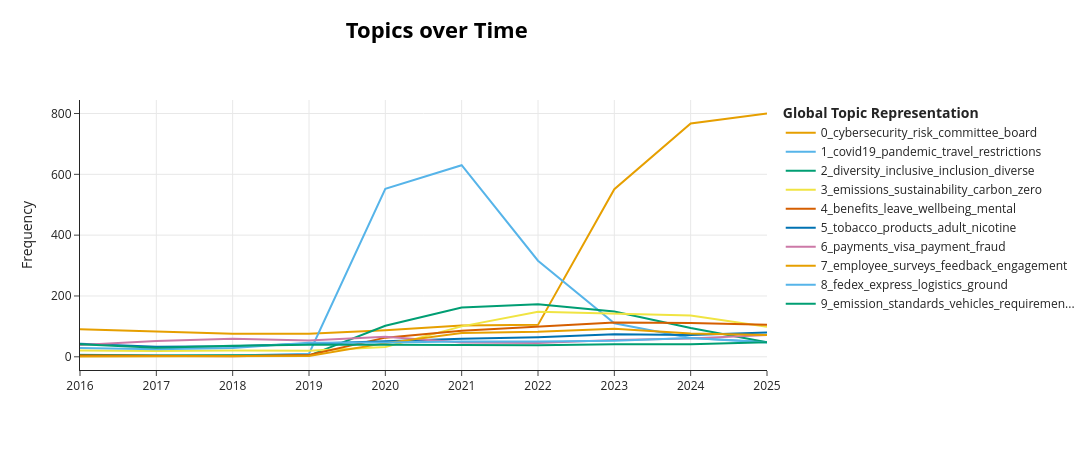

The notebook cell saved with this chart:
### Code cell
docs  = allesg["text"].tolist()
years = allesg["year"].tolist()

topics_over_time = topic_model.topics_over_time(docs, years)
topic_model.visualize_topics_over_time(topics_over_time, top_n_topics=10)

### Figure 1 — Plotly figure (JSON) as saved in the notebook; plotly's stock layout.template omitted (floating-point values rounded to 4 significant figures)
{"data": [{"hoverinfo": "text", "hovertext": ["<b>Topic 0</b><br>Words: risk, committee, management, cybersecurity, firmwide", "<b>Topic 0</b><br>Words: risk, committee, management, cybersecurity, firmwide", "<b>Topic 0</b><br>Words: risk, committee, management, cybersecurity, operational", "<b>Topic 0</b><br>Words: risk, committee, cybersecurity, management, board", "<b>Topic 0</b><br>Words: risk, committee, cybersecurity, management, board", "<b>Topic 0</b><br>Words: risk, committee, cybersecurity, management, board", "<b>Topic 0</b><br>Words: risk, cybersecurity, committee, board, management", "<b>Topic 0</b><br>Words: cybersecurity, risk, committee, board, management", "<b>Topic 0</b><br>Words: cybersecurity, risk, committee, security, board", "<b>Topic 0</b><br>Words: cybersecurity, risk, committee, security, board"], "marker": {"color": "#E69F00"}, "mode": "lines", "name": "0_cybersecurity_risk_committee_board", "type": "scatter", "x": [2016, 2017, 2018, 2019, 2020, 2021, 2022, 2023, 2024, 2025], "y": [91, 84, 76, 76, 87, 103, 105, 551, 767, 800]}, {"hoverinfo": "text", "hovertext": ["<b>Topic 1</b><br>Words: census, port, gonorrhea, manmade, tuberculosis", "<b>Topic 1</b><br>Words: or, surcharging, arkhangai, screened, some", "<b>Topic 1</b><br>Words: zostavax, shingles, reinspection, retransmission, skys", "<b>Topic 1</b><br>Words: covid19, china, pandemic, reported, spread", "<b>Topic 1</b><br>Words: covid19, pandemic, travel, restrictions, the", "<b>Topic 1</b><br>Words: covid19, pandemic, travel, the, restrictions", "<b>Topic 1</b><br>Words: covid19, pandemic, work, measures, restrictions", "<b>Topic 1</b><br>Words: covid19, pandemic, work, hybrid, remote", "<b>Topic 1</b><br>Words: covid19, pandemic, hybrid, remote, work", "<b>Topic 1</b><br>Words: covid19, pandemic, pandemics, remote, hybrid"], "marker": {"color": "#56B4E9"}, "mode": "lines", "name": "1_covid19_pandemic_travel_restrictions", "type": "scatter", "x": [2016, 2017, 2018, 2019, 2020, 2021, 2022, 2023, 2024, 2025], "y": [7, 4, 4, 10, 552, 630, 316, 110, 62, 49]}, {"hoverinfo": "text", "hovertext": ["<b>Topic 2</b><br>Words: intel, diversity, people, inclusionnot, continuallyevolving", "<b>Topic 2</b><br>Words: equal, advancement, continuallyevolving, diversity, spearheaded", "<b>Topic 2</b><br>Words: equal, spearheaded, equality, advancement, wwwsalesforcecomcompanyequality", "<b>Topic 2</b><br>Words: equal, equality, undergirds, advancement, wwwsalesforcecomcompanyequality", "<b>Topic 2</b><br>Words: diversity, inclusion, inclusive, diverse, culture", "<b>Topic 2</b><br>Words: diversity, inclusive, inclusion, diverse, culture", "<b>Topic 2</b><br>Words: diversity, inclusion, inclusive, diverse, culture", "<b>Topic 2</b><br>Words: diversity, inclusion, inclusive, diverse, dei", "<b>Topic 2</b><br>Words: diversity, inclusive, inclusion, culture, diverse", "<b>Topic 2</b><br>Words: inclusive, diversity, culture, inclusion, we"], "marker": {"color": "#009E73"}, "mode": "lines", "name": "2_diversity_inclusive_inclusion_diverse", "type": "scatter", "x": [2016, 2017, 2018, 2019, 2020, 2021, 2022, 2023, 2024, 2025], "y": [6, 4, 5, 4, 102, 162, 173, 149, 95, 48]}, {"hoverinfo": "text", "hovertext": ["<b>Topic 3</b><br>Words: sustainability, water, environmental, sustainable, emissions", "<b>Topic 3</b><br>Words: water, sustainability, sustainable, environmental, footprint", "<b>Topic 3</b><br>Words: water, sustainable, sustainability, carbon, emissions", "<b>Topic 3</b><br>Words: carbon, emissions, water, energy, sustainability", "<b>Topic 3</b><br>Words: carbon, sustainability, emissions, water, 2030", "<b>Topic 3</b><br>Words: emissions, sustainability, carbon, zero, net", "<b>Topic 3</b><br>Words: emissions, sustainability, zero, carbon, net", "<b>Topic 3</b><br>Words: emissions, scope, sustainability, targets, 2030", "<b>Topic 3</b><br>Words: emissions, scope, carbon, targets, zero", "<b>Topic 3</b><br>Words: emissions, sustainability, zero, carbon, goals"], "marker": {"color": "#F0E442"}, "mode": "lines", "name": "3_emissions_sustainability_carbon_zero", "type": "scatter", "x": [2016, 2017, 2018, 2019, 2020, 2021, 2022, 2023, 2024, 2025], "y": [21, 19, 21, 20, 32, 100, 148, 142, 136, 99]}, {"hoverinfo": "text", "hovertext": ["<b>Topic 4</b><br>Words: privatized, wellness, oriented, promote, programs", "<b>Topic 4</b><br>Words: tranches, vested, musk, statemandated, disparities", "<b>Topic 4</b><br>Words: leave, fulltime, maternity, associates, parental", "<b>Topic 4</b><br>Words: leave, maternity, parental, paid, benefits", "<b>Topic 4</b><br>Words: benefits, leave, mental, wellbeing, paid", "<b>Topic 4</b><br>Words: leave, benefits, paid, wellbeing, mental", "<b>Topic 4</b><br>Words: leave, benefits, wellbeing, mental, paid", "<b>Topic 4</b><br>Words: wellbeing, benefits, mental, leave, health", "<b>Topic 4</b><br>Words: benefits, mental, wellbeing, leave, health", "<b>Topic 4</b><br>Words: wellbeing, benefits, mental, leave, health"], "marker": {"color": "#D55E00"}, "mode": "lines", "name": "4_benefits_leave_wellbeing_mental", "type": "scatter", "x": [2016, 2017, 2018, 2019, 2020, 2021, 2022, 2023, 2024, 2025], "y": [4, 3, 2, 6, 63, 86, 99, 113, 111, 105]}, {"hoverinfo": "text", "hovertext": ["<b>Topic 5</b><br>Words: tobacco, adult, smoking, smokers, smoke", "<b>Topic 5</b><br>Words: tobacco, adult, smoke, smokers, products", "<b>Topic 5</b><br>Words: tobacco, adult, smokers, smoking, smoke", "<b>Topic 5</b><br>Words: tobacco, products, adult, smokers, rrps", "<b>Topic 5</b><br>Words: tobacco, adult, smokers, products, rrps", "<b>Topic 5</b><br>Words: tobacco, adult, smokers, products, evapor", "<b>Topic 5</b><br>Words: tobacco, products, nicotine, adult, smokers", "<b>Topic 5</b><br>Words: tobacco, nicotine, products, adult, cigarettes", "<b>Topic 5</b><br>Words: tobacco, nicotine, products, evapor, adult", "<b>Topic 5</b><br>Words: tobacco, nicotine, products, evapor, smokefree"], "marker": {"color": "#0072B2"}, "mode": "lines", "name": "5_tobacco_products_adult_nicotine", "type": "scatter", "x": [2016, 2017, 2018, 2019, 2020, 2021, 2022, 2023, 2024, 2025], "y": [43, 33, 35, 43, 50, 59, 64, 74, 72, 80]}, {"hoverinfo": "text", "hovertext": ["<b>Topic 6</b><br>Words: payments, visa, fraud, merchants, solutions", "<b>Topic 6</b><br>Words: payments, visa, payment, fraud, merchants", "<b>Topic 6</b><br>Words: payments, visa, payment, merchants, fraud", "<b>Topic 6</b><br>Words: visa, payments, fraud, payment, security", "<b>Topic 6</b><br>Words: visa, payments, fraud, digital, card", "<b>Topic 6</b><br>Words: payments, visa, payment, fraud, mastercard", "<b>Topic 6</b><br>Words: payments, visa, payment, solutions, merchants", "<b>Topic 6</b><br>Words: payments, visa, payment, mastercard, solutions", "<b>Topic 6</b><br>Words: payments, visa, payment, solutions, mastercard", "<b>Topic 6</b><br>Words: payments, visa, payment, visas, network"], "marker": {"color": "#CC79A7"}, "mode": "lines", "name": "6_payments_visa_payment_fraud", "type": "scatter", "x": [2016, 2017, 2018, 2019, 2020, 2021, 2022, 2023, 2024, 2025], "y": [39, 52, 59, 54, 66, 47, 45, 55, 60, 72]}, {"hoverinfo": "text", "hovertext": ["<b>Topic 7</b><br>Words: interviews, qualifying, representative, surveys, estimate", "<b>Topic 7</b><br>Words: interviews, qualifying, representative, surveys, estimate", "<b>Topic 7</b><br>Words: interviews, rewarded, surveys, qualifying, feedback", "<b>Topic 7</b><br>Words: surveys, interviews, helps, feedback, rewarded", "<b>Topic 7</b><br>Words: employee, engagement, surveys, feedback, survey", "<b>Topic 7</b><br>Words: employee, engagement, surveys, survey, feedback", "<b>Topic 7</b><br>Words: surveys, employee, feedback, engagement, survey", "<b>Topic 7</b><br>Words: employee, surveys, feedback, engagement, survey", "<b>Topic 7</b><br>Words: feedback, surveys, employee, engagement, survey", "<b>Topic 7</b><br>Words: feedback, surveys, employee, engagement, survey"], "marker": {"color": "#E69F00"}, "mode": "lines", "name": "7_employee_surveys_feedback_engagement", "type": "scatter", "x": [2016, 2017, 2018, 2019, 2020, 2021, 2022, 2023, 2024, 2025], "y": [1, 1, 2, 3, 45, 78, 82, 92, 77, 72]}, {"hoverinfo": "text", "hovertext": ["<b>Topic 8</b><br>Words: fedex, express, ground, transportation, network", "<b>Topic 8</b><br>Words: fedex, express, logistics, road, transportation", "<b>Topic 8</b><br>Words: fedex, express, permanent, transportation, members", "<b>Topic 8</b><br>Words: fedex, express, ground, transportation, permanent", "<b>Topic 8</b><br>Words: fedex, express, logistics, delivery, ground", "<b>Topic 8</b><br>Words: fedex, express, network, ground, delivery", "<b>Topic 8</b><br>Words: fedex, express, logistics, delivery, ground", "<b>Topic 8</b><br>Words: fedex, express, ground, logistics, network", "<b>Topic 8</b><br>Words: fedex, express, logistics, network, team", "<b>Topic 8</b><br>Words: fedex, express, logistics, team, service"], "marker": {"color": "#56B4E9"}, "mode": "lines", "name": "8_fedex_express_logistics_ground", "type": "scatter", "x": [2016, 2017, 2018, 2019, 2020, 2021, 2022, 2023, 2024, 2025], "y": [29, 25, 29, 46, 47, 50, 50, 53, 62, 47]}, {"hoverinfo": "text", "hovertext": ["<b>Topic 9</b><br>Words: emission, standards, vehicles, requirements, german", "<b>Topic 9</b><br>Words: emission, standards, vehicles, requirements, california", "<b>Topic 9</b><br>Words: emission, standards, vehicles, vehicle, california", "<b>Topic 9</b><br>Words: emission, standards, vehicles, requirements, california", "<b>Topic 9</b><br>Words: emission, standards, vehicles, fuel, california", "<b>Topic 9</b><br>Words: emission, standards, vehicles, ghg, california", "<b>Topic 9</b><br>Words: emission, standards, vehicles, carb, fuel", "<b>Topic 9</b><br>Words: emission, standards, vehicles, carb, model", "<b>Topic 9</b><br>Words: emission, standards, vehicles, model, fuel", "<b>Topic 9</b><br>Words: emission, standards, vehicles, ghg, california"], "marker": {"color": "#009E73"}, "mode": "lines", "name": "9_emission_standards_vehicles_requiremen...", "type": "scatter", "x": [2016, 2017, 2018, 2019, 2020, 2021, 2022, 2023, 2024, 2025], "y": [41, 30, 36, 40, 40, 39, 38, 41, 41, 48]}], "layout": {"height": 450, "hoverlabel": {"bgcolor": "white", "font": {"family": "Rockwell", "size": 16}}, "legend": {"title": {"text": "<b>Global Topic Representation"}}, "title": {"font": {"color": "Black", "size": 22}, "text": "<b>Topics over Time</b>", "x": 0.4, "xanchor": "center", "y": 0.95, "yanchor": "top"}, "width": 1250, "xaxis": {"showgrid": true}, "yaxis": {"showgrid": true, "title": {"text": "Frequency"}}}}
